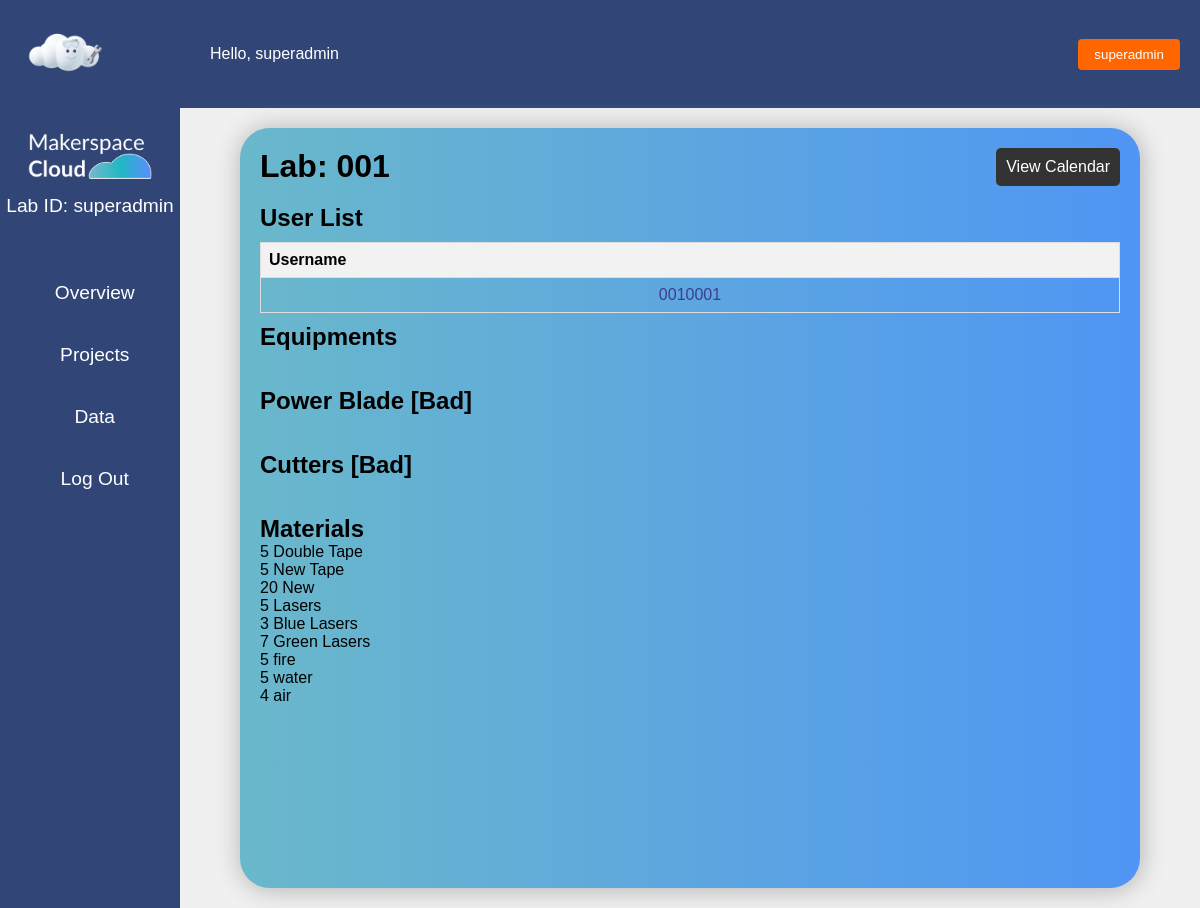
/s_lab_detail/5/ (signed in), run on an earlier commit of the app's database.
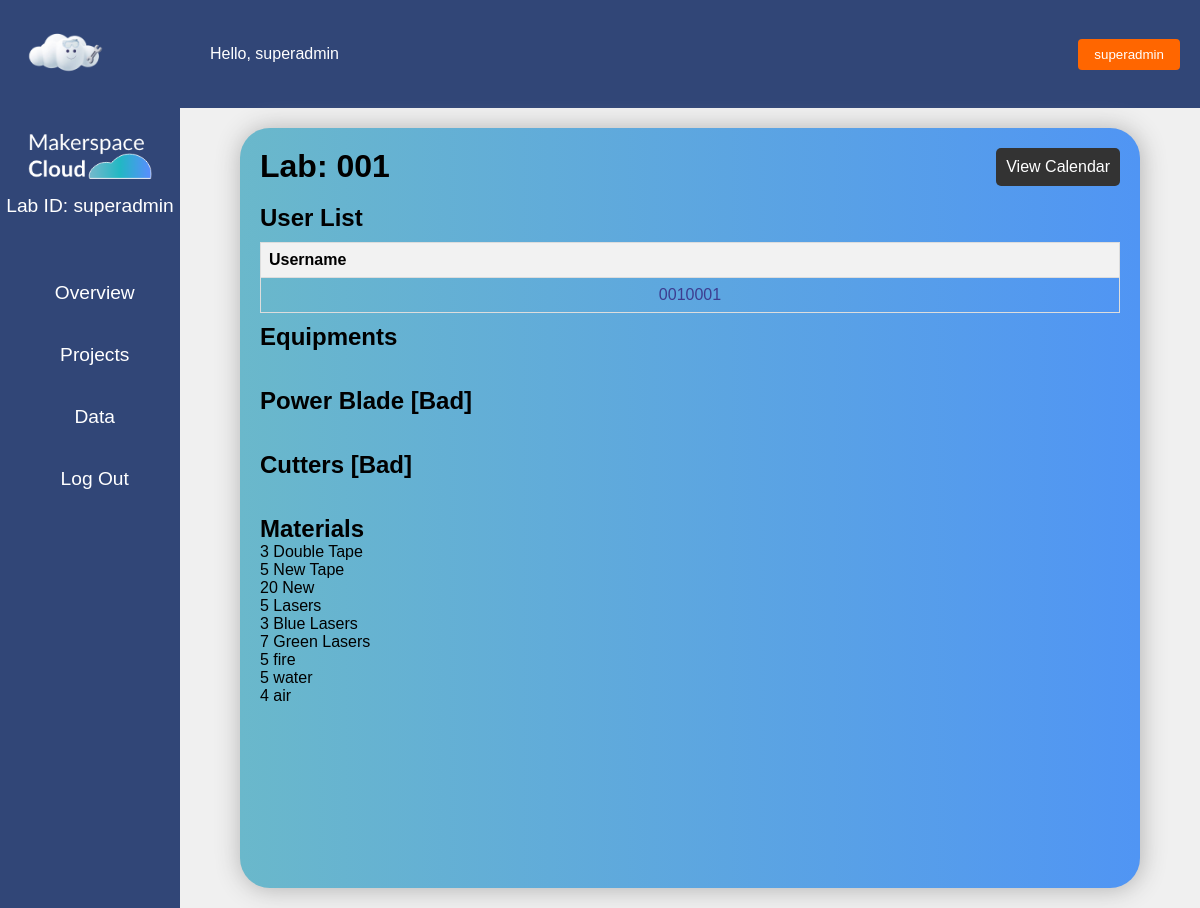
And on a later commit of the database.
### equ/models.py (models this page shows, shortened)
class Material(models.Model):
    stock = models.IntegerField(null=True,blank=True)
    name = models.CharField(max_length=100)
    category = models.ForeignKey(Category, on_delete=models.CASCADE,blank=True, null=True)

### equ/views.py (the view)
# urls.py: path('s_lab_detail/<int:pk>/', views.s_lab_detail, name='s_lab_detail'),
@login_required
@superadmin_required
def s_lab_detail(request,pk):
    lab = get_object_or_404(Lab,pk=pk)
    users = User.objects.filter(profile__lab=lab)
    equipment = Equipment.objects.filter(lab=lab)
    materials = Material.objects.filter(category__lab=lab)
    context = {'users': users, 'equipments':equipment,'lab':lab,'materials':materials}
    return render(request, 'equ/s_lab_detail.html',context)

### equ/views.py (called while the page is built)
def superadmin_required(function):
    decorator = user_passes_test(lambda user: user.groups.filter(name='superadmin').exists())
    return decorator(function)

### equ/templates/equ/s_lab_detail.html
{% extends "equ/s_base.html" %}
{% block content %}
<div class="labs">
<div class="cln_btn">
  <h1>Lab: {{lab.name}}</h1>
  <a href="{% url 'c_list_superadmin' lab.pk %}" class="btn btn-primary">View Calendar</a></div>
<br>
<div class="members">
  <h2>User List</h2>
<table class="user-table">
  <thead>
    <tr>
      <th>Username</th>
    </tr>
  </thead>
  <tbody>
    {% for user in users %}
      <tr>
        <td><a href="{% url 's_member_detail' user.pk %}">{{ user.username }}</a></td>
      </tr>
    {% endfor %}
  </tbody>
</table>
<h2>Equipments</h2>
  <ul class="equipment_list">
    {% for equipment in equipments %}
    <br><br>
      <h2>{{ equipment.name }} [{{ equipment.condition}}]</h2>
    {% endfor %}
    <br>
    <br>
  <h2>Materials</h2>
    <ul class="equipment_list">
      {% for material in materials %}
        <li>{{material.stock}} {{ material.name }} </li>
      {% endfor %}
      </ul>
</div>
</div>
{% endblock content %}

What changed in the data, as far as the page shows it:
changed Material "Double Tape": stock "5" → "3"
